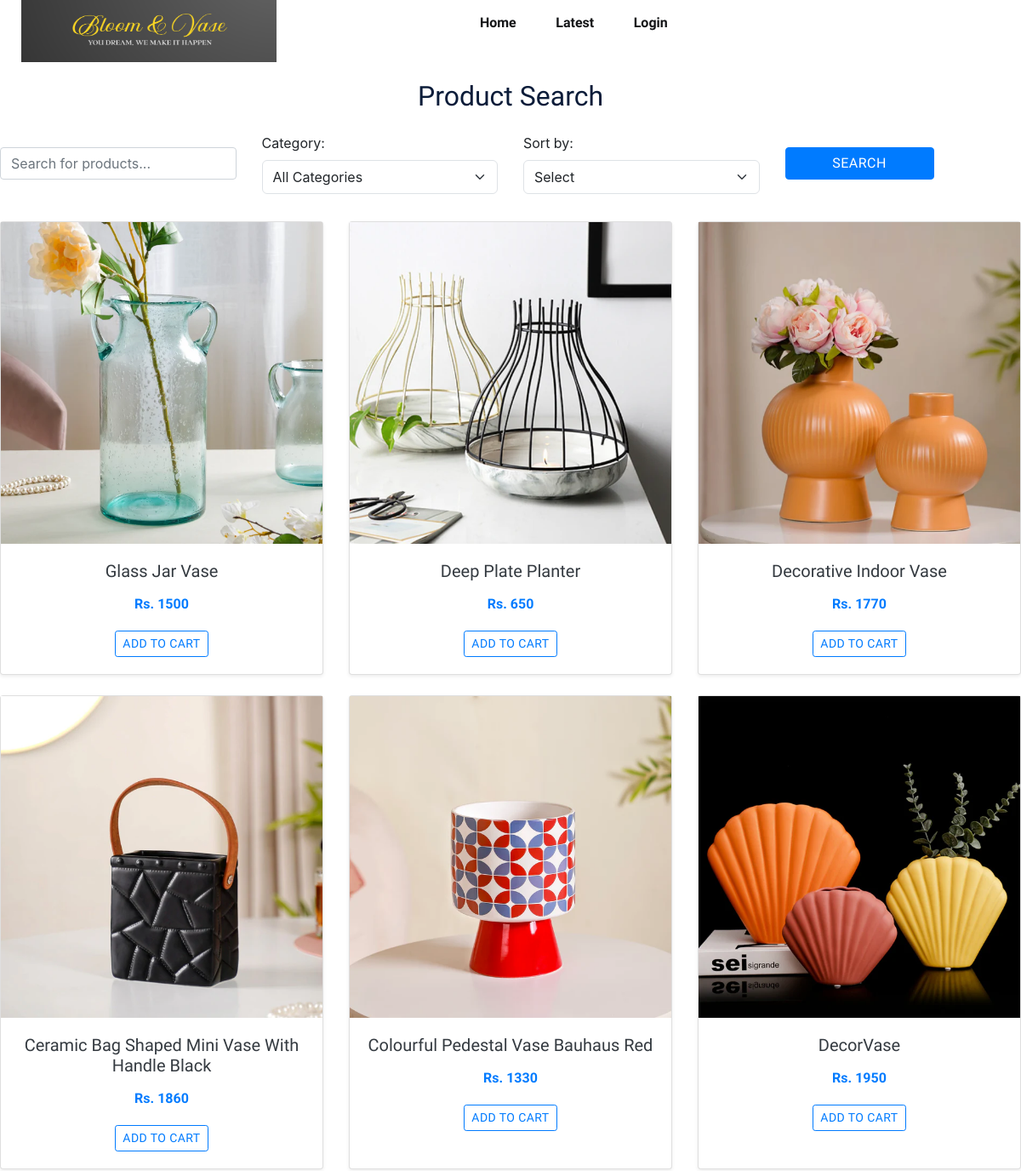
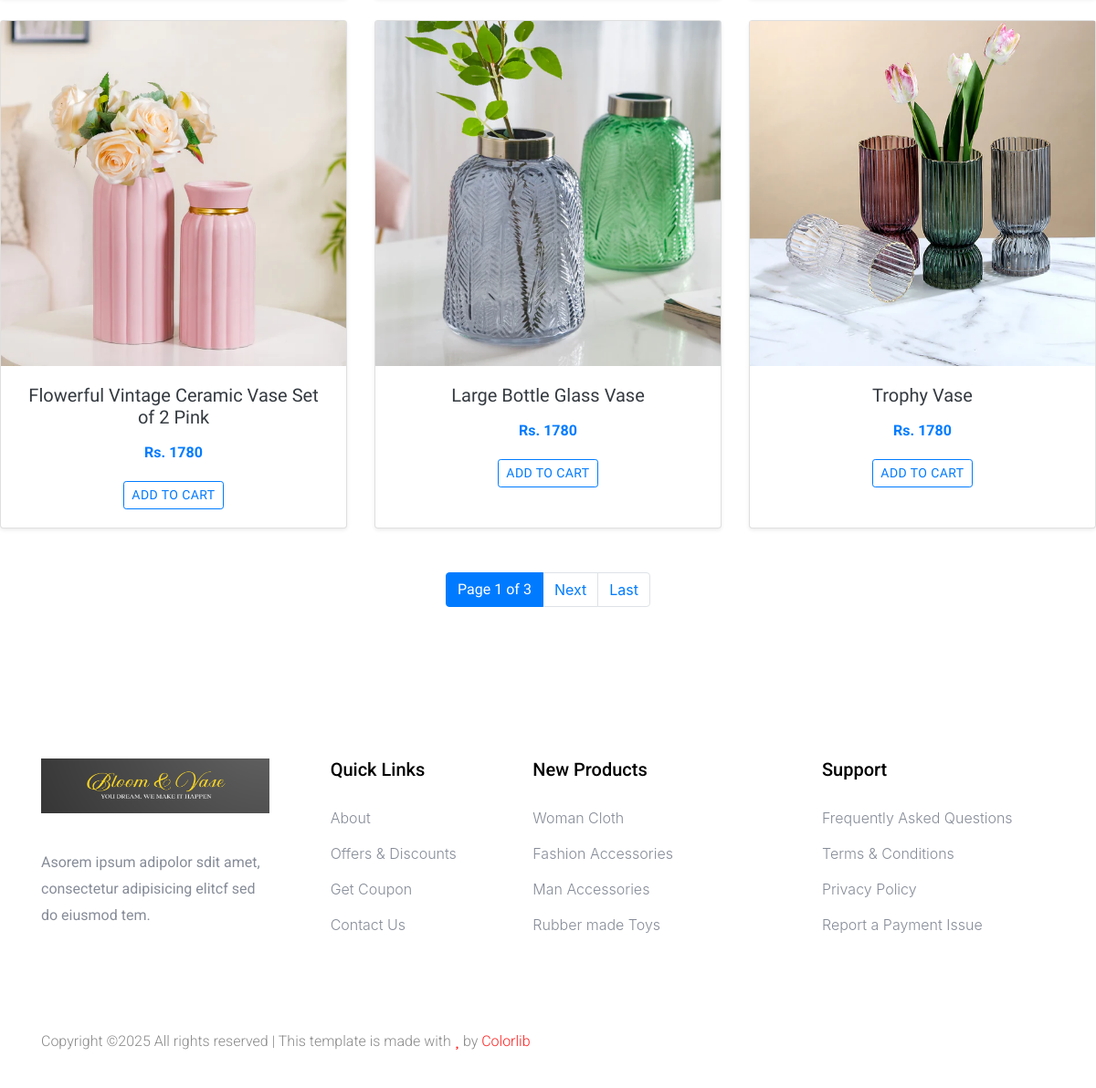
Screenshot of /product_list_search/ with the database file from the repository (2 pictures, top to bottom).
### product/models.py (models this page shows, shortened)
class Product(models.Model):
    CHOICES = [
        ('large','Large'),
        ('medium','Medium'),
        ('small','Small')
    ]
    name = models.CharField(max_length=100)
    base_image = models.ImageField(upload_to='products/base')
    quantity = models.PositiveIntegerField()
    price = models.PositiveIntegerField()
    description = models.TextField()
    created = models.DateTimeField(default=datetime.now)
    discount = models.FloatField()
    size = models.CharField(max_length=20,choices=CHOICES,default = 'small')
    category = models.ForeignKey('Category',on_delete=models.CASCADE)
    soft_deleted = models.BooleanField(default=False)

### product/views.py (the view)
# urls.py: path('product_list_search/',product_list_search,name='product_list_search'),
def product_list_search(request):
    print("inside search")
    category_id = request.GET.get('category')
    sort_by = request.GET.get('sort_by')
    search_query = request.GET.get('query', '')
    products = Product.objects.filter(soft_deleted=False)
    if search_query:
        products = products.filter(name__icontains=search_query).exclude(soft_deleted = True,category__inactive = True)
    if category_id:
        products = products.filter(category_id=category_id).exclude(soft_deleted = True,category__inactive = True)
    if sort_by == 'price_low_to_high':
        products = products.order_by('price')
    elif sort_by == 'price_high_to_low':
        products = products.order_by('-price')
    elif sort_by == 'new_arrivals':
        products = products.order_by('-created')
    elif sort_by == 'alphabetical_az':
        products = products.order_by('name')
    elif sort_by == 'alphabetical_za':
        products = products.order_by('-name')
    paginator = Paginator(products, 9)
    page_number = request.GET.get('page')
    page = paginator.get_page(page_number)
    categories = Category.objects.filter(inactive=False)
    context = {
        'products': page,
        'categories': categories,
        'selected_category': category_id,
        'selected_sort_by': sort_by,
        'search_query': search_query,
    }
    return render(request,'product_list_search.html', context)

### product/templates/product_list_search.html (shortened to what this page needs)
{% extends 'user/index.html' %}
{% load static %}
{% block body %}
<h2 class="text-center my-4">Product Search</h2>
<form method="get" action="{% url 'product_list_search' %}" class="mb-4">
    <div class="row align-items-center">
        <div class="col-md-3 mb-2">
            <input type="text" name="query" placeholder="Search for products..." class="form-control" value="{{ search_query }}" />
        </div>
        <div class="col-md-3 mb-2">
            <label for="category" class="form-label">Category:</label>
            <select name="category" id="category" class="form-select" onchange="this.form.submit()">
                <option value="">All Categories</option>
            </select>
        </div>
        <div class="col-md-3 mb-2">
            <label for="sort_by" class="form-label">Sort by:</label>
            <select name="sort_by" id="sort_by" class="form-select" onchange="this.form.submit()">
                <option value="">Select</option>
            </select>
        </div>
        <div class="col-md-2 mb-2">
            <button type="submit" class="btn btn-primary w-100">Search</button>
        </div>
    </div>
</form>
<div class="row">
    {% for product in products %}
        <div class="col-xl-4 col-lg-4 col-md-6 col-sm-12 mb-4">
            <div class="card h-100 shadow-sm">
                <div class="card-img-top position-relative">
                    <a href="{% url 'product_details' product.id %}">
                        <img src="{{ product.base_image.url }}" class="img-fluid" alt="Product Image">
                    </a>
                    <div class="position-absolute top-0 end-0 p-2">
                        <a href="{% url 'add_to_wishlist' product.id %}">
                            <span class="flaticon-heart"></span>
                        </a>
                    </div>
                </div>
                <div class="card-body text-center">
                    <h5 class="card-title">
                        <a href="{% url 'product_details' product.id %}" class="text-dark">{{ product.name }}</a>
                    </h5>
                    <p class="card-text fw-bold text-primary">Rs. {{ product.price }}</p>
                    <button class="btn btn-outline-primary btn-sm">Add to Cart</button>
                </div>
            </div>
        </div>
    {% empty %}
        <div class="col-12">
            <p class="text-center text-muted">No products found matching your search criteria.</p>
        </div>
    {% endfor %}
</div>
<div class="d-flex justify-content-center mt-4">
    <nav aria-label="Page navigation">
        <ul class="pagination">
            <li class="page-item active">
                <span class="page-link">
                    Page {{ products.number }} of {{ products.paginator.num_pages }}
                </span>
            </li>
            {% if products.has_next %}
                <li class="page-item">
                    <a class="page-link" href="?page={{ products.next_page_number }}&category={{ selected_category }}&sort_by={{ selected_sort_by }}&query={{ search_query }}">Next</a>
                </li>
                <li class="page-item">
                    <a class="page-link" href="?page={{ products.paginator.num_pages }}&category={{ selected_category }}&sort_by={{ selected_sort_by }}&query={{ search_query }}">Last</a>
                </li>
            {% endif %}
        </ul>
    </nav>
</div>
{% endblock body %}

### rows the page displays
Product: base_image (picture), name "Glass Jar Vase", price "1500"
Product: base_image (picture), name "Deep Plate Planter", price "650"
Product: base_image (picture), name "Decorative Indoor Vase", price "1770"
Product: base_image (picture), name "Ceramic Bag Shaped Mini Vase With Handle Black", price "1860"
Product: base_image (picture), name "Colourful Pedestal Vase Bauhaus Red", price "1330"
Product: base_image (picture), name "DecorVase", price "1950"
Product: base_image (picture), name "Flowerful Vintage Ceramic Vase Set of 2 Pink", price "1780"
Product: base_image (picture), name "Large Bottle Glass Vase", price "1780"
Product: base_image (picture), name "Trophy Vase", price "1780"

### other values shown
{{ products.number }} "1"
{{ products.paginator.num_pages }} "3"
